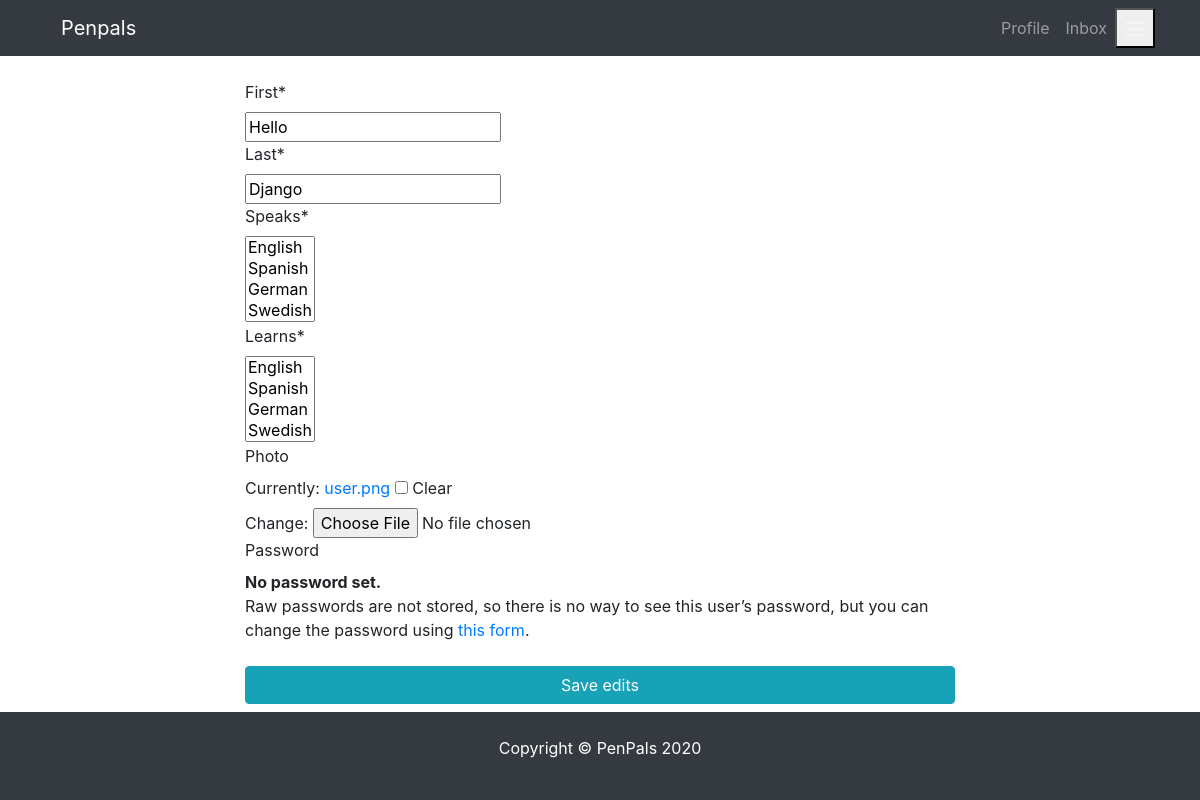
/edit (signed in), run on the app's committed database.
### pages/models.py (models this page shows, shortened)
class Profile(models.Model):
    user = models.OneToOneField(
        User, blank=True, null=True, on_delete=models.CASCADE)
    first = models.CharField(max_length=200, blank=True, null=True)
    last = models.CharField(max_length=200, blank=True, null=True)
    photo = models.ImageField(
        default='user.png', upload_to='photos/%y/%m',  blank=True, null=True)
    friends = models.ManyToManyField('self', blank=True)
    speaks = models.CharField(max_length=200, blank=True, null=True)
    learns = models.CharField(max_length=200, blank=True, null=True)
    def __init__(self, *args, **kwargs):
         super(Profile, self).__init__(*args, **kwargs)
         self.speaks = from_value_to_label(self.speaks)
         self.learns = from_value_to_label(self.learns)
    def get_absolute_url(self):
        return reverse("pages:profile", kwargs={"profile_id":self.pk})
    class Meta:
        ordering = ['-id']

### pages/views.py (the view, shortened to what this page needs)
# urls.py: path("edit", ProfileEdit.as_view(), name="edit"),
class ProfileEdit(SuccessMessageMixin, UpdateView):
    model = Profile
    template_name = 'pages/edit.html'
    form_class = ProfileEditForm
    context_object_name = 'profile'
    success_message = "Your profile was updated successfully"
    def get_object(self):
        return  Profile.objects.get(id=self.request.user.profile.id) #  self.kwargs['profile_id'])
    def get_initial(self):
        initial = {'speaks': from_label_to_value(self.request.user.profile.speaks),
                'learns': from_label_to_value(self.request.user.profile.learns)}
        return initial

### pages/forms.py
class ProfileEditForm(UserChangeForm, forms.ModelForm):
    first = forms.CharField(max_length=100, required=True)
    last = forms.CharField(max_length=100, required=True)
    speaks = forms.MultipleChoiceField(choices=LANGUAGE_CHOICES, required=True)
    learns = forms.MultipleChoiceField(choices=LANGUAGE_CHOICES, required=True)
    class Meta:
        model = Profile
        fields = ['first', 'last', 'speaks', 'learns', 'photo']

### pages/utils.py (called while the page is built)
def from_value_to_label(field):
    if field is not None:
        list_of_labels = [label for value, label in LANGUAGE_CHOICES if str(value) in field]
        return ", ".join(list_of_labels)  # list_of_labels  #ast.literal_eval(field)  # [int(i) for i in field.replace('[','').replace(']','').replace(',','').replace("'",'').split(" ")] # list_of_labels #
    return field

def from_label_to_value(field):
    if field is not None:
        list_of_values = [str(value) for value, label in LANGUAGE_CHOICES if label.lower() in str(field).lower()]
        return list_of_values  # list_of_labels  #ast.literal_eval(field)  # [int(i) for i in field.replace('[','').replace(']','').replace(',','').replace("'",'').split(" ")] # list_of_labels #
    return field

### pages/templates/pages/edit.html (shortened to what this page needs)
{% extends 'pages/base.html' %}
{% load crispy_forms_tags %}
{% block content %}
<div class="col-sm-8 mx-auto">
    <form action="" method = "POST" enctype = "multipart/form-data">
    {{form|crispy}}
    <input type="submit" value="Save edits" class="w-100 text-white text-center my-2 btn btn-info">
    </form>
</div>
{% endblock content %}

### data on the page
Profile: first "Hello", last "Django", speaks "English / Spanish / German / Swedish", learns "English / Spanish / German / Swedish"
